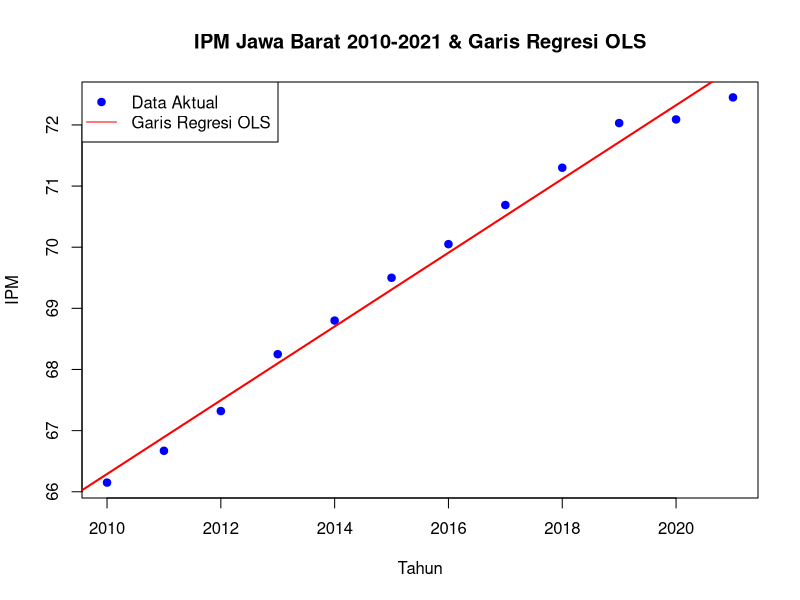
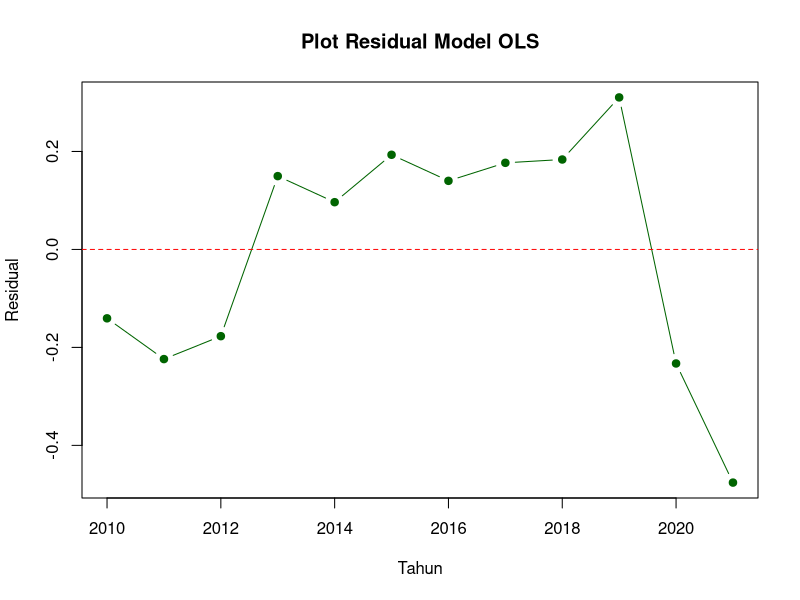

Here is the R script that generated these plots, in order:
# =====================================================================
# TUGAS: Regresi IPM Jawa Barat 2010-2021 (X = Tahun, Y = IPM)
# Cek autokorelasi -> jika ada, tangani dengan Cochran-Orcutt & Hildreth-Lu
# =====================================================================

library(lmtest)

# -------------------------
# 1. INPUT DATA
# -------------------------
tahun <- 2010:2021
ipm   <- c(66.15, 66.67, 67.32, 68.25, 68.80, 69.50,
           70.05, 70.69, 71.30, 72.03, 72.09, 72.45)

data_jabar <- data.frame(Tahun = tahun, IPM = ipm)
print(data_jabar)

# -------------------------
# 2. REGRESI LINEAR SEDERHANA (OLS)
# -------------------------
model_ols <- lm(IPM ~ Tahun, data = data_jabar)
cat("\n=================== MODEL OLS AWAL ===================\n")
print(summary(model_ols))

# -------------------------
# 3. UJI AUTOKORELASI (Durbin-Watson)
# -------------------------
cat("\n=================== UJI DURBIN-WATSON ===================\n")
dw_result <- dwtest(model_ols)
print(dw_result)

residual_ols <- residuals(model_ols)
cat("\nResidual model OLS:\n")
print(round(residual_ols, 4))

# -------------------------
# 4. PENANGANAN AUTOKORELASI DENGAN COCHRAN-ORCUTT (MANUAL)
# -------------------------
cochran_orcutt <- function(x, y, max_iter = 50, tol = 1e-6) {
  n <- length(y)
  rho_old <- 0
  for (i in 1:max_iter) {
    y_t <- y[2:n] - rho_old * y[1:(n-1)]
    x_t <- x[2:n] - rho_old * x[1:(n-1)]
    model_t <- lm(y_t ~ x_t)

    b0 <- coef(model_t)[1] / (1 - rho_old)
    b1 <- coef(model_t)[2]
    resid_asli <- y - (b0 + b1 * x)

    rho_new <- sum(resid_asli[2:n] * resid_asli[1:(n-1)]) / sum(resid_asli[1:(n-1)]^2)

    if (abs(rho_new - rho_old) < tol) break
    rho_old <- rho_new
  }
  list(rho = rho_old, model_transformasi = model_t, b0 = b0, b1 = b1, iterasi = i)
}

hasil_co <- cochran_orcutt(data_jabar$Tahun, data_jabar$IPM)

cat("\n=================== COCHRAN-ORCUTT ===================\n")
cat("Rho (estimasi autokorelasi) :", round(hasil_co$rho, 5), "\n")
cat("Jumlah iterasi              :", hasil_co$iterasi, "\n")
cat("Model transformasi (y* ~ x*):\n")
print(summary(hasil_co$model_transformasi))
cat("\nPersamaan regresi setelah koreksi Cochran-Orcutt:\n")
cat(sprintf("IPM_hat = %.5f + %.5f * Tahun\n", hasil_co$b0, hasil_co$b1))

cat("\nUji Durbin-Watson pada model hasil transformasi Cochran-Orcutt:\n")
print(dwtest(hasil_co$model_transformasi))

# -------------------------
# 5. PENANGANAN AUTOKORELASI DENGAN HILDRETH-LU (GRID SEARCH)
# -------------------------
hildreth_lu <- function(x, y, rho_seq = seq(-0.99, 0.99, by = 0.01)) {
  n <- length(y)
  ssr_list <- numeric(length(rho_seq))

  for (i in seq_along(rho_seq)) {
    rho <- rho_seq[i]
    y_t <- y[2:n] - rho * y[1:(n-1)]
    x_t <- x[2:n] - rho * x[1:(n-1)]
    model_t <- lm(y_t ~ x_t)
    ssr_list[i] <- sum(residuals(model_t)^2)
  }

  idx_min <- which.min(ssr_list)
  rho_optimal <- rho_seq[idx_min]

  y_t <- y[2:n] - rho_optimal * y[1:(n-1)]
  x_t <- x[2:n] - rho_optimal * x[1:(n-1)]
  model_final <- lm(y_t ~ x_t)

  b0 <- coef(model_final)[1] / (1 - rho_optimal)
  b1 <- coef(model_final)[2]

  list(rho = rho_optimal, ssr = ssr_list, rho_seq = rho_seq,
       model_transformasi = model_final, b0 = b0, b1 = b1)
}

hasil_hl <- hildreth_lu(data_jabar$Tahun, data_jabar$IPM)

cat("\n=================== HILDRETH-LU ===================\n")
cat("Rho optimal (SSR minimum) :", hasil_hl$rho, "\n")
cat("Model transformasi (y* ~ x*):\n")
print(summary(hasil_hl$model_transformasi))
cat("\nPersamaan regresi setelah koreksi Hildreth-Lu:\n")
cat(sprintf("IPM_hat = %.5f + %.5f * Tahun\n", hasil_hl$b0, hasil_hl$b1))

cat("\nUji Durbin-Watson pada model hasil transformasi Hildreth-Lu:\n")
print(dwtest(hasil_hl$model_transformasi))

# -------------------------
# 6. RINGKASAN PERBANDINGAN
# -------------------------
cat("\n=================== RINGKASAN PERBANDINGAN ===================\n")
cat(sprintf("Model OLS awal        : IPM_hat = %.5f + %.5f*Tahun | DW = %.4f\n",
            coef(model_ols)[1], coef(model_ols)[2], dw_result$statistic))
cat(sprintf("Model Cochran-Orcutt  : IPM_hat = %.5f + %.5f*Tahun | rho = %.5f\n",
            hasil_co$b0, hasil_co$b1, hasil_co$rho))
cat(sprintf("Model Hildreth-Lu     : IPM_hat = %.5f + %.5f*Tahun | rho = %.5f\n",
            hasil_hl$b0, hasil_hl$b1, hasil_hl$rho))

# -------------------------
# 7. SIMPAN PLOT (opsional, untuk lampiran laporan)
# -------------------------
png("plot_ipm_jabar.png", width = 900, height = 600)
plot(data_jabar$Tahun, data_jabar$IPM, pch = 19, col = "blue",
     xlab = "Tahun", ylab = "IPM", main = "IPM Jawa Barat 2010-2021 & Garis Regresi OLS")
abline(model_ols, col = "red", lwd = 2)
legend("topleft", legend = c("Data Aktual", "Garis Regresi OLS"),
       col = c("blue", "red"), pch = c(19, NA), lty = c(NA, 1))
dev.off()

png("plot_residual.png", width = 900, height = 600)
plot(data_jabar$Tahun, residual_ols, type = "b", pch = 19, col = "darkgreen",
     xlab = "Tahun", ylab = "Residual", main = "Plot Residual Model OLS")
abline(h = 0, col = "red", lty = 2)
dev.off()

cat("\nSelesai. Plot disimpan sebagai plot_ipm_jabar.png dan plot_residual.png\n")
